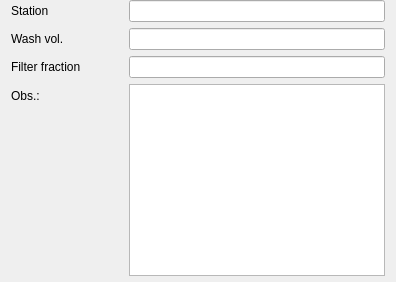
                <widget class="QWidget" name="filter_background_page">
                 <property name="sizePolicy">
                  <sizepolicy hsizetype="Preferred" vsizetype="Preferred">
                   <horstretch>0</horstretch>
                   <verstretch>0</verstretch>
                  </sizepolicy>
                 </property>
                 <layout class="QVBoxLayout" name="verticalLayout_next">
                  <property name="topMargin">
                   <number>0</number>
                  </property>
                  <property name="bottomMargin">
                   <number>0</number>
                  </property>
                  <item>
                   <layout class="QFormLayout" name="formLayout_next">
                    <property name="bottomMargin">
                     <number>6</number>
                    </property>
                    <item row="0" column="0">
                     <widget class="QLabel" name="stationLabel">
                      <property name="text">
                       <string>Station</string>
                      </property>
                     </widget>
                    </item>
                    <item row="0" column="1">
                     <widget class="QLineEdit" name="station_text_edit_filterbg"/>
                    </item>
                    <item row="1" column="0">
                     <widget class="QLabel" name="washVolLabel">
                      <property name="text">
                       <string>Wash vol.</string>
                      </property>
                     </widget>
                    </item>
                    <item row="1" column="1">
                     <widget class="QLineEdit" name="wash_vol_text_edit_filterbg"/>
                    </item>
                    <item row="2" column="0">
                     <widget class="QLabel" name="filterFractionLabel_2">
                      <property name="text">
                       <string>Filter fraction</string>
                      </property>
                     </widget>
                    </item>
                    <item row="2" column="1">
                     <widget class="QLineEdit" name="filter_fraction_text_edit_filter_bg"/>
                    </item>
                    <item row="3" column="0">
                     <widget class="QLabel" name="bg_filter_label">
                      <property name="text">
                       <string>Obs.:                         </string>
                      </property>
                     </widget>
                    </item>
                    <item row="3" column="1">
                     <widget class="QTextEdit" name="exp_description_text_edit_filterbg">
                      <property name="sizePolicy">
                       <sizepolicy hsizetype="Expanding" vsizetype="Fixed">
                        <horstretch>0</horstretch>
                        <verstretch>0</verstretch>
                       </sizepolicy>
                      </property>
                      <property name="lineWrapMode">
                       <enum>QTextEdit::NoWrap</enum>
                      </property>
                     </widget>
                    </item>
                   </layout>
                  </item>
                 </layout>
                </widget>
